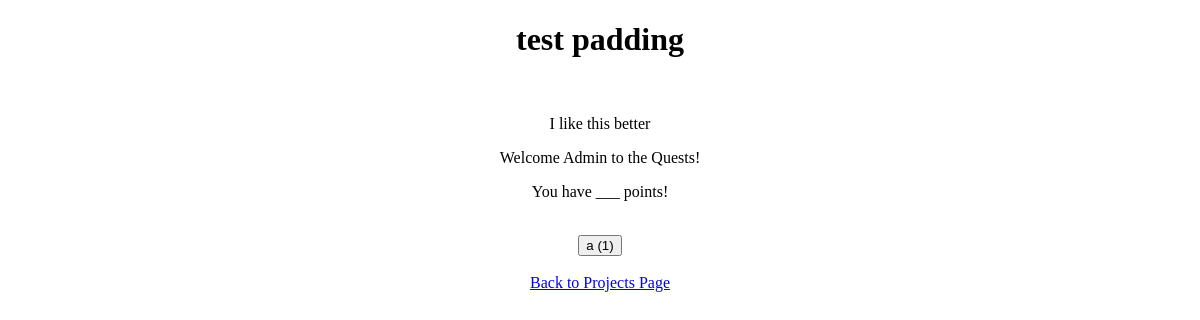
Page /quest/admin_home_view_only/43 on the earlier database version.
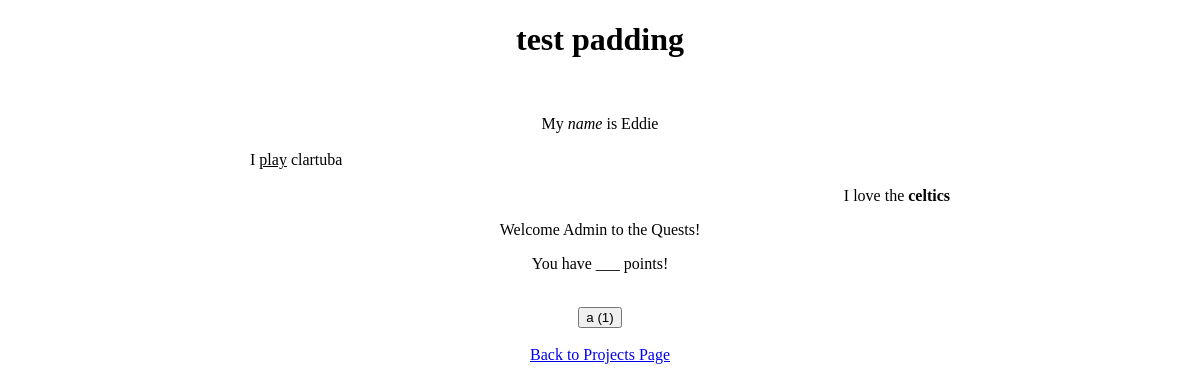
Same page on the later database version.
### quest_extension/models.py (models this page shows)
class Project(models.Model):
    project_name = models.CharField(max_length=1000)
    project_description = models.CharField(max_length=1000)
    project_random_phrase = models.CharField(max_length = 255)
    project_editable = models.BooleanField()

### quest_extension/views.py (the view)
# urls.py: path('admin_home_view_only/<project_id>', views.get_admin_home_view_only),
def get_admin_home_view_only(request, project_id):
    current_project = Project.objects.get(id = project_id)
    quests = Quest.objects.filter(project = current_project).order_by('quest_path_number')
    context = {'quests':quests, 'current_project': current_project}
    return render(request, 'quest_extension/admin_home_view_only.html', context)

### quest_extension/templates/quest_extension/admin_home_view_only.html
{% extends 'quest_extension/admin_home_base.html' %}
{% block redirect_to_quest_page %}
    {% for quest in quests %}
        <br>
        <form method='GET' action='/quest/admin_quest_page_view_only/{{quest.id}}'>
            <button type='submit'>{{quest.quest_name}} ({{quest.quest_path_number }})</button>
        </form>
    {% endfor %}
{% endblock %}

### quest_extension/templates/quest_extension/admin_home_base.html (shortened to what this page needs)
{% load static %}
<!DOCTYPE html>
<html lang="en">
    <head>
    <link rel="stylesheet" type="text/css" href="{% static 'quest_extension/admin_home_base_style.css' %}">
    </head>
    <body>
    <div class='not_in_container'>
        <h1>{{ current_project.project_name}}</h1>
    </div>
    <div class='container'>
        <div id='my-text-area'>
            <html> {{ current_project.project_description|safe }} </html>
         </div>
    </div>
    <div class='not_in_container'>
        <p>Welcome Admin to the Quests!</p>
        <p>You have ___ points!</p>
        {% block redirect_to_quest_page %}
        {% endblock %}
        <br>
        <a href= '/quest/admin_project_page'>Back to Projects Page</a>
    </div>
    </body>
</html>

Differences in the rows shown:
changed Project "test padding": project_description "I like this better" → "My name is Eddie I play clartuba I love the celtics"
